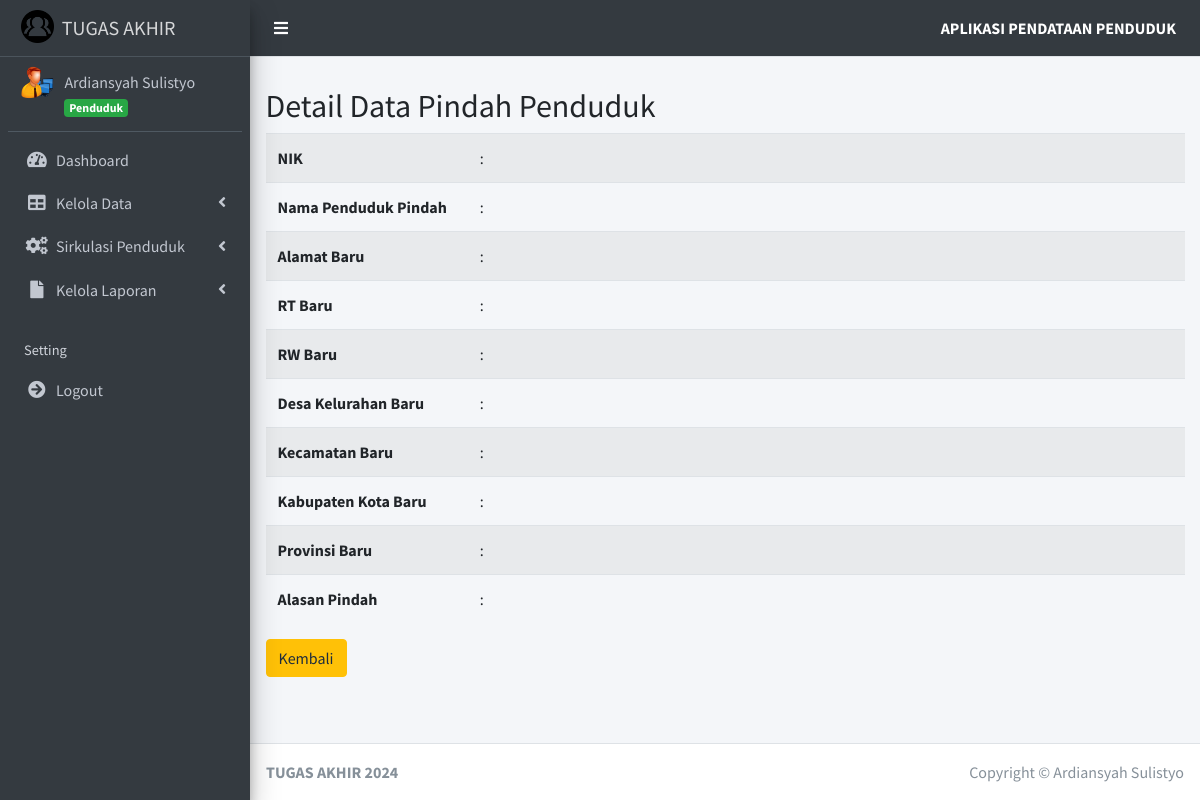
Before: /?page=detail_pindah&id_penduduk=1 (signed in) with the older database file.
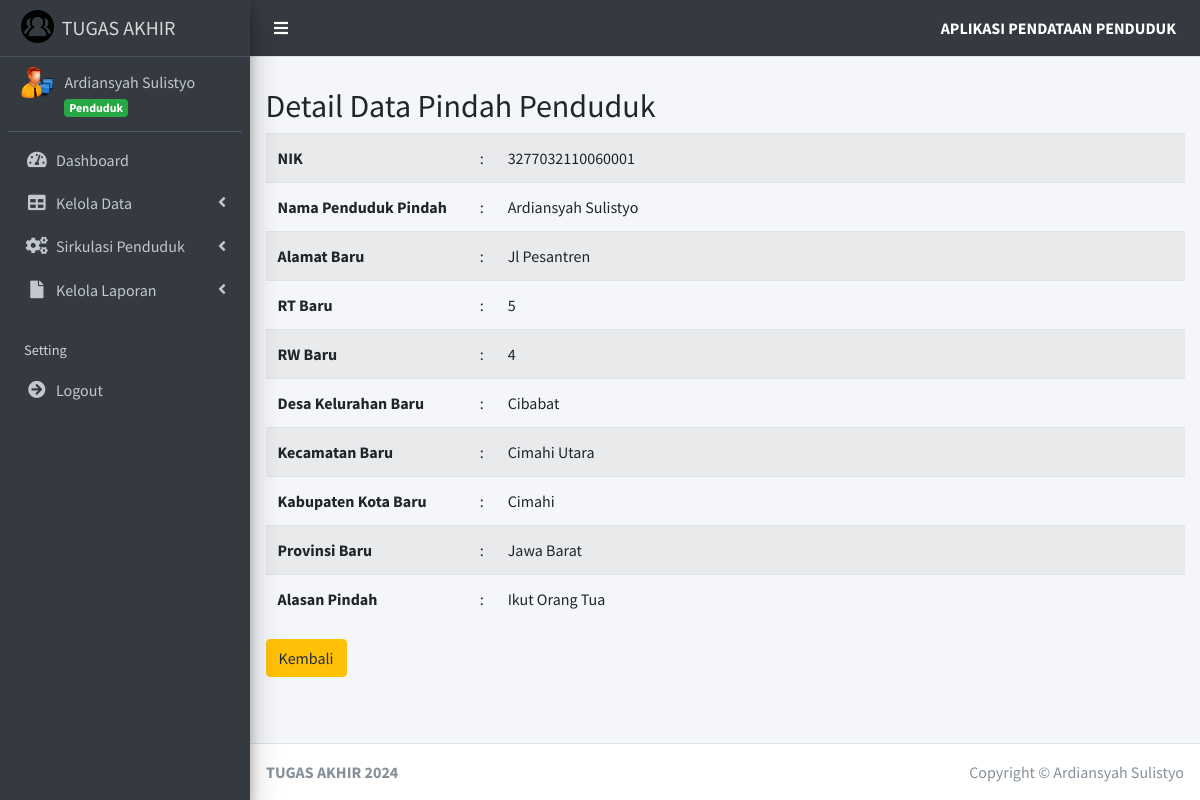
After: the same page with the newer database file.
### tables this page shows
CREATE TABLE `surat_pindah` (
  `id_surat_pindah` int(11) NOT NULL,
  `id_penduduk` int(11) NOT NULL,
  `alamat_baru` varchar(255) NOT NULL,
  `rt_baru` int(11) NOT NULL,
  `rw_baru` int(11) NOT NULL,
  `desa_kelurahan_baru` varchar(255) NOT NULL,
  `kecamatan_baru` varchar(255) NOT NULL,
  `kabupaten_kota_baru` varchar(255) NOT NULL,
  `provinsi_baru` varchar(255) NOT NULL,
  `alasan_pindah` varchar(255) NOT NULL
);

CREATE TABLE `penduduk` (
  `id_penduduk` int(11) NOT NULL,
  `id_user` int(11) NOT NULL,
  `nik_penduduk` varchar(16) NOT NULL,
  `nama_penduduk` varchar(45) NOT NULL,
  `tempat_lahir_penduduk` varchar(30) NOT NULL,
  `tanggal_lahir_penduduk` date NOT NULL,
  `jenis_kelamin_penduduk` enum('Laki-Laki','Perempuan') NOT NULL,
  `alamat_penduduk` text NOT NULL,
  `desa_kelurahan_penduduk` varchar(30) NOT NULL,
  `kecamatan_penduduk` varchar(30) NOT NULL,
  `kabupaten_kota_penduduk` varchar(30) NOT NULL,
  `provinsi_penduduk` varchar(30) NOT NULL,
  `negara_penduduk` varchar(30) NOT NULL,
  `rt_penduduk` varchar(3) NOT NULL,
  `rw_penduduk` varchar(3) NOT NULL,
  `agama_penduduk` enum('Islam','Kristen','Katolik','Hindu','Buddha','Konghucu') NOT NULL,
  `pendidikan_terakhir_penduduk` varchar(20) NOT NULL,
  `pekerjaan_penduduk` varchar(20) NOT NULL,
  `status_perkawinan_penduduk` enum('Kawin','Tidak Kawin','Belum Kawin','Cerai') NOT NULL,
  `status` enum('Ada','Meninggal') NOT NULL,
  `status_keluarga` enum('Sudah Berkeluarga','Belum Berkeluarga','','') NOT NULL
);

### pages/pindah/detail_pindah.php (the view, shortened to what this page needs)
<?php
$get_id_penduduk = $_GET['id_penduduk'];
$query = "SELECT * FROM `penduduk` JOIN `surat_pindah` ON `penduduk`.id_penduduk = `surat_pindah`.id_penduduk WHERE `surat_pindah`.id_penduduk = '$get_id_penduduk'";
$hasil = mysqli_query($koneksi, $query);
$data_pindah = array();
while ($row = mysqli_fetch_assoc($hasil)) {
    $data_pindah[] = $row;
}
?>
<h2>Detail Data Pindah Penduduk</h2>
<table class="table table-striped">
    <tr>
        <th width="22%">NIK</th>
        <td width="1%">:</td>
        <td><?= $data_pindah[0]['nik_penduduk'] ?></td>
    </tr>
    <tr>
        <th>Nama Penduduk Pindah</th>
        <td>:</td>
        <td><?= $data_pindah[0]['nama_penduduk'] ?></td>
    </tr>
    <tr>
        <th>Alamat Baru</th>
        <td>:</td>
        <td><?= $data_pindah[0]['alamat_penduduk'] ?></td>
    </tr>
    <tr>
        <th>RT Baru</th>
        <td>:</td>
        <td><?= $data_pindah[0]['rt_penduduk']?></td>
    </tr>
    <tr>
        <th>RW Baru</th>
        <td>:</td>
        <td><?= $data_pindah[0]['rw_penduduk'] ?></td>
    </tr>
    <tr>
        <th>Desa Kelurahan Baru</th>
        <td>:</td>
        <td><?= $data_pindah[0]['desa_kelurahan_penduduk'] ?></td>
    </tr>
    <tr>
        <th>Kecamatan Baru</th>
        <td>:</td>
        <td>
            <?= $data_pindah[0]['kecamatan_penduduk'] ?>
        </td>
    </tr>
    <tr>
        <th>Kabupaten Kota Baru</th>
        <td>:</td>
        <td><?= $data_pindah[0]['kabupaten_kota_penduduk'] ?></td>
    </tr>
    <tr>
        <th>Provinsi Baru</th>
        <td>:</td>
        <td><?= $data_pindah[0]['provinsi_penduduk'] ?></td>
    </tr>
    <tr>
        <th>Alasan Pindah</th>
        <td>:</td>
        <td><?= $data_pindah[0]['alasan_pindah'] ?></td>
    </tr>
</table>
<a href="index.php?page=pindah" class="btn btn-warning">
    Kembali
</a>

### index.php (shortened to what this page needs)
<?php
if (!isset($_SESSION["username"])) {
    header("location: login.php");
    exit;
} else {
    $data_nama = isset($_SESSION["nama_user"]) ? $_SESSION["nama_user"] : "";
    $data_level = isset($_SESSION["status_user"]) ? $_SESSION["status_user"] : "";
}
include "config/connection.php";
?>
<!DOCTYPE html>
<html>
<head>
    <link rel="stylesheet" href="assets/plugins/fontawesome-free/css/all.min.css">
    <link rel="stylesheet" href="https://code.ionicframework.com/ionicons/2.0.1/css/ionicons.min.css">
    <link rel="stylesheet" href="assets/plugins/datatables-bs4/css/dataTables.bootstrap4.css">
    <link rel="stylesheet" href="assets/dist/css/adminlte.min.css">
    <link rel="stylesheet" href="assets/plugins/select2/css/select2.min.css">
    <link rel="stylesheet" href="assets/plugins/select2-bootstrap4-theme/select2-bootstrap4.min.css">
</head>
<body class="hold-transition sidebar-mini">
    <div class="wrapper">
        <nav class="main-header navbar navbar-expand navbar-dark">
            <ul class="navbar-nav">
                <li class="nav-item">
                    <a class="nav-link" data-widget="pushmenu" href="#">
                        <i class="fas fa-bars text-white"></i>
                    </a>
                </li>
            </ul>
            <ul class="navbar-nav ml-auto">
                <li class="nav-item d-none d-sm-inline-block">
                    <a href="index.php" class="nav-link">
                        <font color="white">
                            <b>APLIKASI PENDATAAN PENDUDUK</b>
                        </font>
                    </a>
                </li>
            </ul>
        </nav>
        <aside class="main-sidebar sidebar-dark-primary elevation-4">
            <a href="index.php" class="brand-link">
                <img src="assets/dist/img/penduduk.png" alt="Logo Penduduk" class="brand-image">
                <span class="brand-text"> TUGAS AKHIR</span>
            </a>
            <div class="sidebar">
                <div class="user-panel mt-2 pb-2 mb-2 d-flex">
                    <div class="image">
                        <img src="assets/dist/img/admin.ico">
                    </div>
                    <div class="info">
                        <a href="index.php" class="d-block">
                            <?= $data_nama; ?>
                        </a>
                        <span class="badge badge-success">
                            <?= $data_level; ?>
                        </span>
                    </div>
                </div>
                <nav class="mt-2">
                    <ul class="nav nav-pills nav-sidebar flex-column" data-widget="treeview" role="menu" data-accordion="false">
                        <li class="nav-item">
                            <a href="index.php" class="nav-link">
                                <i class="nav-icon fas fa-tachometer-alt"></i>
                                <p>
                                    Dashboard
                                </p>
                            </a>
                        </li>
                        <li class="nav-item has-treeview">
                            <a href="#" class="nav-link">
                                <i class="nav-icon fas fa-table"></i>
                                <p>
                                    Kelola Data
                                    <i class="fas fa-angle-left right"></i>
                                </p>
                            </a>
                        </li>
                        <li class="nav-item has-treeview">
                            <a href="#" class="nav-link">
                                <i class="nav-icon fas fa-cogs"></i>
                                <p>
                                    Sirkulasi Penduduk
                                    <i class="fas fa-angle-left right"></i>
                                </p>
                            </a>
                        </li>
                        <li class="nav-item has-treeview">
                            <a href="#" class="nav-link">
                                <i class="nav-icon fas fa-file"></i>
                                <p>
                                    Kelola Laporan
                                    <i class="fas fa-angle-left right"></i>
                                </p>
                            </a>
                    </li>
                    <li class="nav-header">Setting</li>
                    <li class="nav-item">
                        <a onclick="return confirm('Apakah Anda yakin ingin keluar?')" href="logout.php" class="nav-link">
                            <i class="nav-icon fas fa-arrow-circle-right"></i>
                            <p>
                                Logout
                            </p>
                        </a>
                    </li>
                </nav>
            </div>
        </aside>
        <div class="content-wrapper">
            <section class="content-header">
            </section>
            <section class="content">
                <div class="container-fluid">
                    <?php
                    if (isset($_GET['page'])) {
                        $page = $_GET['page'];
                        switch ($page) {
                            case 'detail_pindah':
                                include "pages/pindah/detail_pindah.php";
                                break;
                        }
                    } else {
                        if ($data_level == "Admin") {
                            include "pages/home/index.php";
                        }
                    }
                    ?>
                </div>
            </section>
        </div>
        <footer class="main-footer">
            <div class="float-right d-none d-sm-block">
                Copyright &copy;
                Ardiansyah Sulistyo
            </div>
            <b>TUGAS AKHIR 2024</b>
        </footer>
    </div>
</body>
</html>

Changed rows visible on the page:
added surat_pindah: id_penduduk.nik_penduduk "3277032110060001", id_penduduk.nama_penduduk "Ardiansyah Sulistyo", id_penduduk.alamat_penduduk "Jl Pesantren", id_penduduk.rt_penduduk "5", id_penduduk.rw_penduduk "4", id_penduduk.desa_kelurahan_penduduk "Cibabat", id_penduduk.kecamatan_penduduk "Cimahi Utara", id_penduduk.kabupaten_kota_penduduk "Cimahi", id_penduduk.provinsi_penduduk "Jawa Barat", alasan_pindah "Ikut Orang Tua"
